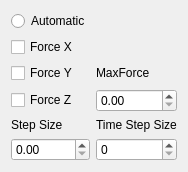
   <widget class="QWidget" name="layoutWidget">
    <property name="geometry">
     <rect>
      <x>780</x>
      <y>40</y>
      <width>148</width>
      <height>151</height>
     </rect>
    </property>
    <layout class="QGridLayout" name="gridLayout_2">
     <item row="2" column="0">
      <widget class="QCheckBox" name="checkBox">
       <property name="text">
        <string>Force X</string>
       </property>
      </widget>
     </item>
     <item row="0" column="0">
      <widget class="QRadioButton" name="radioButton_7">
       <property name="text">
        <string>Automatic</string>
       </property>
       <attribute name="buttonGroup">
        <string notr="true">buttonGroup_3</string>
       </attribute>
      </widget>
     </item>
     <item row="7" column="0">
      <widget class="QLabel" name="label_34">
       <property name="text">
        <string>Step Size</string>
       </property>
      </widget>
     </item>
     <item row="7" column="1">
      <widget class="QLabel" name="label_35">
       <property name="text">
        <string>Time Step Size</string>
       </property>
      </widget>
     </item>
     <item row="8" column="0">
      <widget class="QDoubleSpinBox" name="doubleSpinBox_7"/>
     </item>
     <item row="8" column="1">
      <widget class="QSpinBox" name="spinBox"/>
     </item>
     <item row="6" column="1">
      <widget class="QDoubleSpinBox" name="doubleSpinBox_4"/>
     </item>
     <item row="5" column="1">
      <widget class="QLabel" name="label_33">
       <property name="text">
        <string>MaxForce</string>
       </property>
      </widget>
     </item>
     <item row="6" column="0">
      <widget class="QCheckBox" name="checkBox_3">
       <property name="text">
        <string>Force Z</string>
       </property>
      </widget>
     </item>
     <item row="5" column="0">
      <widget class="QCheckBox" name="checkBox_2">
       <property name="text">
        <string>Force Y</string>
       </property>
      </widget>
     </item>
    </layout>
   </widget>
